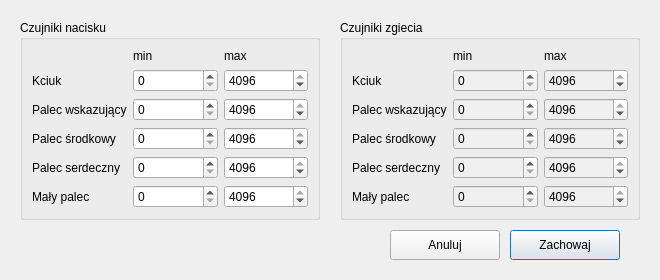
<?xml version="1.0" encoding="UTF-8"?>
<ui version="4.0">
 <class>OpcjePomiarow</class>
 <widget class="QDialog" name="OpcjePomiarow">
  <property name="geometry">
   <rect>
    <x>0</x>
    <y>0</y>
    <width>660</width>
    <height>280</height>
   </rect>
  </property>
  <property name="palette">
   <palette>
    <active>
     <colorrole role="WindowText">
      <brush brushstyle="SolidPattern">
       <color alpha="255">
        <red>0</red>
        <green>0</green>
        <blue>0</blue>
       </color>
      </brush>
     </colorrole>
     <colorrole role="Button">
      <brush brushstyle="SolidPattern">
       <color alpha="255">
        <red>240</red>
        <green>240</green>
        <blue>240</blue>
       </color>
      </brush>
     </colorrole>
     <colorrole role="Light">
      <brush brushstyle="SolidPattern">
       <color alpha="255">
        <red>255</red>
        <green>255</green>
        <blue>255</blue>
       </color>
      </brush>
     </colorrole>
    </active>
    <inactive>
     <colorrole role="WindowText">
      <brush brushstyle="SolidPattern">
       <color alpha="255">
        <red>0</red>
        <green>0</green>
        <blue>0</blue>
       </color>
      </brush>
     </colorrole>
     <colorrole role="Button">
      <brush brushstyle="SolidPattern">
       <color alpha="255">
        <red>240</red>
        <green>240</green>
        <blue>240</blue>
       </color>
      </brush>
     </colorrole>
     <colorrole role="Light">
      <brush brushstyle="SolidPattern">
       <color alpha="255">
        <red>255</red>
        <green>255</green>
        <blue>255</blue>
       </color>
      </brush>
     </colorrole>
    </inactive>
    <disabled>
     <colorrole role="WindowText">
      <brush brushstyle="SolidPattern">
       <color alpha="255">
        <red>120</red>
        <green>120</green>
        <blue>120</blue>
       </color>
      </brush>
     </colorrole>
     <colorrole role="Button">
      <brush brushstyle="SolidPattern">
       <color alpha="255">
        <red>240</red>
        <green>240</green>
        <blue>240</blue>
       </color>
      </brush>
     </colorrole>
     <colorrole role="Light">
      <brush brushstyle="SolidPattern">
       <color alpha="255">
        <red>255</red>
        <green>255</green>
        <blue>255</blue>
       </color>
      </brush>
     </colorrole>
    </disabled>
   </palette>
  </property>
  <property name="windowTitle">
   <string>Dialog</string>
  </property>
  <widget class="QWidget" name="button" native="true">
   <property name="geometry">
    <rect>
     <x>380</x>
     <y>220</y>
     <width>260</width>
     <height>50</height>
    </rect>
   </property>
   <widget class="QPushButton" name="pushButton_2">
    <property name="geometry">
     <rect>
      <x>10</x>
      <y>10</y>
      <width>110</width>
      <height>30</height>
     </rect>
    </property>
    <property name="sizePolicy">
     <sizepolicy hsizetype="Minimum" vsizetype="Minimum">
      <horstretch>0</horstretch>
      <verstretch>0</verstretch>
     </sizepolicy>
    </property>
    <property name="minimumSize">
     <size>
      <width>110</width>
      <height>30</height>
     </size>
    </property>
    <property name="text">
     <string>Anuluj</string>
    </property>
   </widget>
   <widget class="QPushButton" name="pushButton">
    <property name="geometry">
     <rect>
      <x>130</x>
      <y>10</y>
      <width>110</width>
      <height>30</height>
     </rect>
    </property>
    <property name="minimumSize">
     <size>
      <width>110</width>
      <height>30</height>
     </size>
    </property>
    <property name="text">
     <string>Zachowaj</string>
    </property>
    <property name="default">
     <bool>true</bool>
    </property>
   </widget>
  </widget>
  <widget class="QGroupBox" name="groupBox">
   <property name="geometry">
    <rect>
     <x>20</x>
     <y>20</y>
     <width>300</width>
     <height>200</height>
    </rect>
   </property>
   <property name="title">
    <string>Czujniki nacisku</string>
   </property>
   <layout class="QGridLayout" name="gridLayout">
    <item row="3" column="2">
     <widget class="QSpinBox" name="maxN2">
      <property name="maximum">
       <number>4096</number>
      </property>
      <property name="value">
       <number>4096</number>
      </property>
     </widget>
    </item>
    <item row="0" column="2">
     <widget class="QLabel" name="label_2">
      <property name="text">
       <string>max</string>
      </property>
     </widget>
    </item>
    <item row="2" column="2">
     <widget class="QSpinBox" name="maxN1">
      <property name="maximum">
       <number>4096</number>
      </property>
      <property name="value">
       <number>4096</number>
      </property>
     </widget>
    </item>
    <item row="4" column="0">
     <widget class="QLabel" name="p3L">
      <property name="text">
       <string>Palec serdeczny</string>
      </property>
     </widget>
    </item>
    <item row="0" column="1">
     <widget class="QLabel" name="label">
      <property name="text">
       <string>min</string>
      </property>
     </widget>
    </item>
    <item row="3" column="0">
     <widget class="QLabel" name="n2L">
      <property name="text">
       <string>Palec środkowy</string>
      </property>
     </widget>
    </item>
    <item row="4" column="1">
     <widget class="QSpinBox" name="minN3">
      <property name="maximum">
       <number>4096</number>
      </property>
     </widget>
    </item>
    <item row="3" column="1">
     <widget class="QSpinBox" name="minN2">
      <property name="maximum">
       <number>4096</number>
      </property>
     </widget>
    </item>
    <item row="4" column="2">
     <widget class="QSpinBox" name="maxN3">
      <property name="maximum">
       <number>4096</number>
      </property>
      <property name="value">
       <number>4096</number>
      </property>
     </widget>
    </item>
    <item row="5" column="0">
     <widget class="QLabel" name="n4L">
      <property name="text">
       <string>Mały palec</string>
      </property>
     </widget>
    </item>
    <item row="5" column="1">
     <widget class="QSpinBox" name="minN4">
      <property name="maximum">
       <number>4096</number>
      </property>
     </widget>
    </item>
    <item row="5" column="2">
     <widget class="QSpinBox" name="maxN4">
      <property name="maximum">
       <number>4096</number>
      </property>
      <property name="value">
       <number>4096</number>
      </property>
     </widget>
    </item>
    <item row="2" column="0">
     <widget class="QLabel" name="n1L">
      <property name="text">
       <string>Palec wskazujący</string>
      </property>
     </widget>
    </item>
    <item row="2" column="1">
     <widget class="QSpinBox" name="minN1">
      <property name="maximum">
       <number>4096</number>
      </property>
     </widget>
    </item>
    <item row="1" column="1">
     <widget class="QSpinBox" name="minN0">
      <property name="maximum">
       <number>4096</number>
      </property>
     </widget>
    </item>
    <item row="1" column="2">
     <widget class="QSpinBox" name="maxN0">
      <property name="maximum">
       <number>4096</number>
      </property>
      <property name="value">
       <number>4096</number>
      </property>
     </widget>
    </item>
    <item row="1" column="0">
     <widget class="QLabel" name="n0L">
      <property name="text">
       <string>Kciuk</string>
      </property>
     </widget>
    </item>
   </layout>
  </widget>
  <widget class="QGroupBox" name="groupBox_3">
   <property name="geometry">
    <rect>
     <x>340</x>
     <y>20</y>
     <width>300</width>
     <height>200</height>
    </rect>
   </property>
   <property name="palette">
    <palette>
     <active>
      <colorrole role="Base">
       <brush brushstyle="SolidPattern">
        <color alpha="255">
         <red>240</red>
         <green>240</green>
         <blue>240</blue>
        </color>
       </brush>
      </colorrole>
     </active>
     <inactive>
      <colorrole role="Base">
       <brush brushstyle="SolidPattern">
        <color alpha="255">
         <red>240</red>
         <green>240</green>
         <blue>240</blue>
        </color>
       </brush>
      </colorrole>
     </inactive>
     <disabled>
      <colorrole role="Base">
       <brush brushstyle="SolidPattern">
        <color alpha="255">
         <red>240</red>
         <green>240</green>
         <blue>240</blue>
        </color>
       </brush>
      </colorrole>
     </disabled>
    </palette>
   </property>
   <property name="title">
    <string>Czujniki zgiecia</string>
   </property>
   <layout class="QGridLayout" name="gridLayout_2">
    <item row="4" column="2">
     <widget class="QSpinBox" name="maxZ3">
      <property name="maximum">
       <number>4096</number>
      </property>
      <property name="value">
       <number>4096</number>
      </property>
     </widget>
    </item>
    <item row="1" column="2">
     <widget class="QSpinBox" name="maxZ0">
      <property name="maximum">
       <number>4096</number>
      </property>
      <property name="value">
       <number>4096</number>
      </property>
     </widget>
    </item>
    <item row="5" column="1">
     <widget class="QSpinBox" name="minZ4">
      <property name="maximum">
       <number>4096</number>
      </property>
     </widget>
    </item>
    <item row="2" column="2">
     <widget class="QSpinBox" name="maxZ1">
      <property name="maximum">
       <number>4096</number>
      </property>
      <property name="value">
       <number>4096</number>
      </property>
     </widget>
    </item>
    <item row="3" column="2">
     <widget class="QSpinBox" name="maxZ2">
      <property name="maximum">
       <number>4096</number>
      </property>
      <property name="value">
       <number>4096</number>
      </property>
     </widget>
    </item>
    <item row="5" column="2">
     <widget class="QSpinBox" name="maxZ4">
      <property name="maximum">
       <number>4096</number>
      </property>
      <property name="value">
       <number>4096</number>
      </property>
     </widget>
    </item>
    <item row="3" column="0">
     <widget class="QLabel" name="z2L">
      <property name="text">
       <string>Palec środkowy</string>
      </property>
     </widget>
    </item>
    <item row="4" column="0">
     <widget class="QLabel" name="z3L">
      <property name="text">
       <string>Palec serdeczny</string>
      </property>
     </widget>
    </item>
    <item row="5" column="0">
     <widget class="QLabel" name="z4L">
      <property name="text">
       <string>Mały palec</string>
      </property>
     </widget>
    </item>
    <item row="1" column="0">
     <widget class="QLabel" name="z0L">
      <property name="text">
       <string>Kciuk</string>
      </property>
     </widget>
    </item>
    <item row="2" column="0">
     <widget class="QLabel" name="z1L">
      <property name="text">
       <string>Palec wskazujący</string>
      </property>
     </widget>
    </item>
    <item row="2" column="1">
     <widget class="QSpinBox" name="minZ1">
      <property name="maximum">
       <number>4096</number>
      </property>
     </widget>
    </item>
    <item row="3" column="1">
     <widget class="QSpinBox" name="minZ2">
      <property name="maximum">
       <number>4096</number>
      </property>
     </widget>
    </item>
    <item row="1" column="1">
     <widget class="QSpinBox" name="minZ0">
      <property name="maximum">
       <number>4096</number>
      </property>
     </widget>
    </item>
    <item row="4" column="1">
     <widget class="QSpinBox" name="minZ3">
      <property name="maximum">
       <number>4096</number>
      </property>
     </widget>
    </item>
    <item row="0" column="1">
     <widget class="QLabel" name="label_3">
      <property name="text">
       <string>min</string>
      </property>
     </widget>
    </item>
    <item row="0" column="2">
     <widget class="QLabel" name="label_4">
      <property name="text">
       <string>max</string>
      </property>
     </widget>
    </item>
   </layout>
  </widget>
 </widget>
 <resources/>
 <connections/>
</ui>
